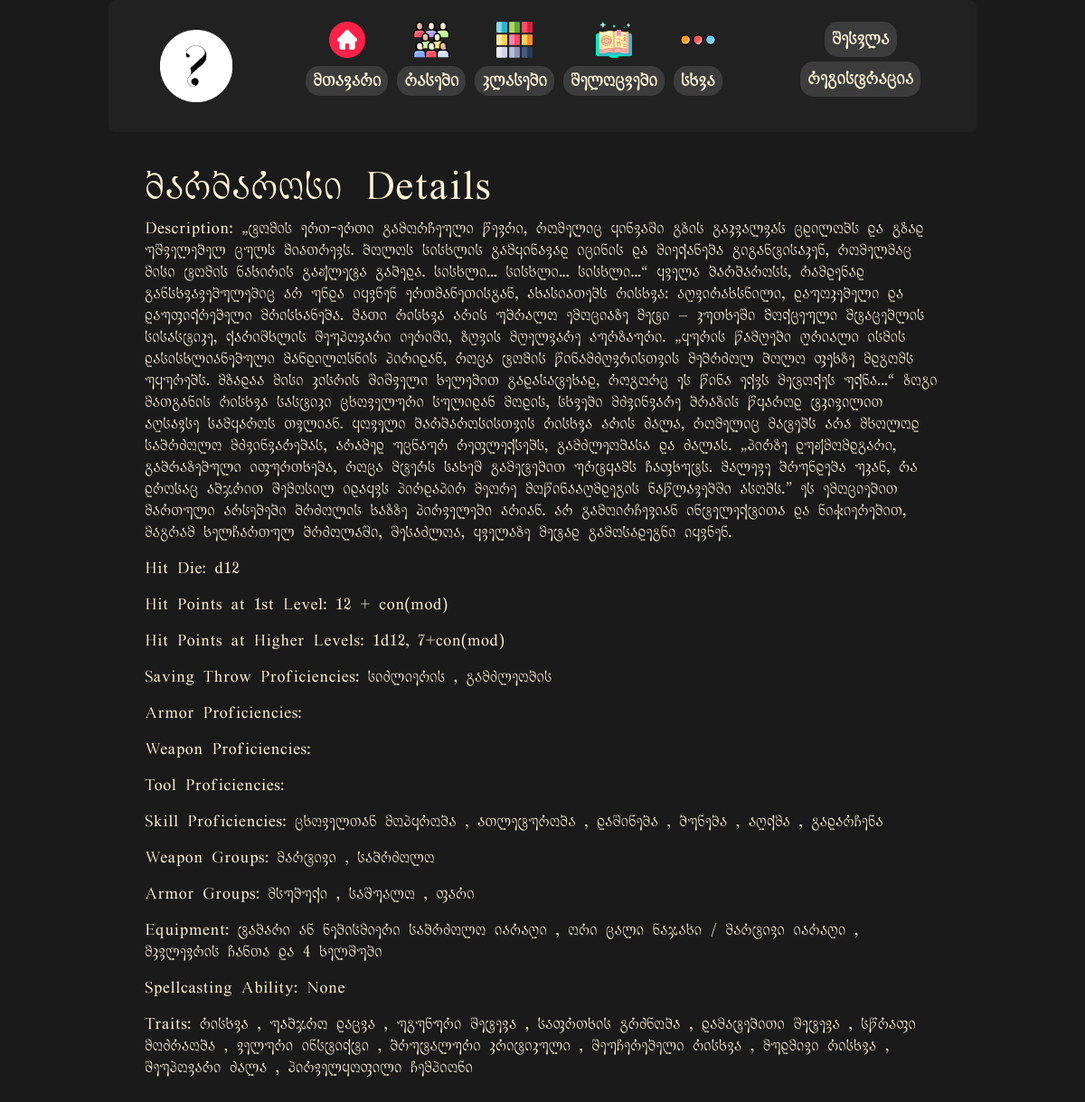
Screenshot of /classes/2/ with the database file from the repository.
### myapp/models.py (models this page shows, shortened)
class Class(models.Model):
    name = models.CharField(max_length=50)
    description = models.TextField()
    hit_die = models.ForeignKey(Dice, on_delete=models.CASCADE)
    hit_points_at_first_level = models.CharField(max_length=50, null=True, blank=True)
    hit_points_at_higher_levels = models.CharField(max_length=50, null=True, blank=True)
    saving_throw_proficiencies = models.ManyToManyField('SavingThrow')
    armor_proficiencies = models.ManyToManyField('Armor', blank=True)
    weapon_proficiencies = models.ManyToManyField('Weapon', blank=True)
    tool_proficiencies = models.ManyToManyField('Tool', blank=True)
    skill_proficiencies = models.ManyToManyField('Skill')
    weapon_groups = models.ManyToManyField('WeaponGroup', blank=True)
    armor_groups = models.ManyToManyField('ArmorGroup', blank=True)
    equipment = models.ManyToManyField('Equipment', blank=True)
    spellcasting_ability = models.ForeignKey('AbilityScore', on_delete=models.CASCADE, null=True, blank=True, related_name='spellcasting_ability_for')
    traits = models.ManyToManyField('Trait', blank=True)

class Dice(models.Model):
    name = models.CharField(max_length=10)
    sides = models.PositiveIntegerField()
    def __str__(self):
        return self.name

class SavingThrow(models.Model):
    name = models.CharField(max_length=50)

class Skill(models.Model):
    name = models.CharField(max_length=50)
    description = models.TextField()
    ability_score = models.ForeignKey(AbilityScore, on_delete=models.CASCADE)

class WeaponGroup(models.Model):
    name = models.CharField(max_length=50)
    description = models.TextField(blank=True, null=True)
    weapons = models.ManyToManyField(Weapon, related_name='groups')

class ArmorGroup(models.Model):
    name = models.CharField(max_length=50)
    description = models.TextField(blank=True, null=True)
    armors = models.ManyToManyField(Armor, related_name='groups')

class Equipment(models.Model):
    name = models.CharField(max_length=100)
    weapon1 = models.ForeignKey('Weapon', related_name='equipments1', on_delete=models.SET_NULL, null=True, blank=True)
    weapon2 = models.ForeignKey('Weapon', related_name='equipments2', on_delete=models.SET_NULL, null=True, blank=True)
    weapon3 = models.ForeignKey('Weapon', related_name='equipments3', on_delete=models.SET_NULL, null=True, blank=True)
    weapon_group1 = models.ForeignKey('WeaponGroup', related_name='equipments1', on_delete=models.SET_NULL, null=True, blank=True)
    weapon_group2 = models.ForeignKey('WeaponGroup', related_name='equipments2', on_delete=models.SET_NULL, null=True, blank=True)
    weapon_group3 = models.ForeignKey('WeaponGroup', related_name='equipments3', on_delete=models.SET_NULL, null=True, blank=True)
    armor1 = models.ForeignKey('Armor', related_name='equipments1', on_delete=models.SET_NULL, null=True, blank=True)
    armor2 = models.ForeignKey('Armor', related_name='equipments2', on_delete=models.SET_NULL, null=True, blank=True)
    armor3 = models.ForeignKey('Armor', related_name='equipments3', on_delete=models.SET_NULL, null=True, blank=True)
    armor_group1 = models.ForeignKey('ArmorGroup', related_name='equipments1', on_delete=models.SET_NULL, null=True, blank=True)
    armor_group2 = models.ForeignKey('ArmorGroup', related_name='equipments2', on_delete=models.SET_NULL, null=True, blank=True)
    armor_group3 = models.ForeignKey('ArmorGroup', related_name='equipments3', on_delete=models.SET_NULL, null=True, blank=True)
    tool1 = models.ForeignKey('Tool', related_name='equipments1', on_delete=models.SET_NULL, null=True, blank=True)
    tool2 = models.ForeignKey('Tool', related_name='equipments2', on_delete=models.SET_NULL, null=True, blank=True)
    tool3 = models.ForeignKey('Tool', related_name='equipments3', on_delete=models.SET_NULL, null=True, blank=True)
    equipment_option1 = models.ForeignKey('EquipmentOption', related_name='equipments1', on_delete=models.SET_NULL, null=True, blank=True)
    equipment_option2 = models.ForeignKey('EquipmentOption', related_name='equipments2', on_delete=models.SET_NULL, null=True, blank=True)
    equipment_option3 = models.ForeignKey('EquipmentOption', related_name='equipments3', on_delete=models.SET_NULL, null=True, blank=True)

class Trait(models.Model):
    name = models.CharField(max_length=100)
    description = models.TextField()
    level = models.IntegerField(default=0)
    proficiencies = models.ManyToManyField(Proficiency, blank=True)
    spells = models.ManyToManyField('Spell', blank=True)

### myapp/views.py (the view)
# urls.py: path('classes/<int:class_id>/', views.class_detail, name='class_detail'),
def class_detail(request, class_id):
    class_obj = get_object_or_404(Class, pk=class_id)
    return render(request, 'class_detail.html', {'class_obj': class_obj})

### myapp/templates/class_detail.html (shortened to what this page needs)
{% extends 'base.html' %}
{% load static %}
{% block extra_css %}
<link rel="stylesheet" href="{% static 'css/styles.css' %}">
{% endblock %}
{% block content %}
<div class="container class-details-container">
    <h1 class="class-details-title">{{ class_obj.name }} Details</h1>
    <div class="class-details-content">
        <p class="class-detail"><span class="class-detail-label">Description:</span> {{ class_obj.description }}</p>
        <p class="class-detail"><span class="class-detail-label">Hit Die:</span> {{ class_obj.hit_die }}</p>
        <p class="class-detail"><span class="class-detail-label">Hit Points at 1st Level:</span> {{ class_obj.hit_points_at_first_level }}</p>
        <p class="class-detail"><span class="class-detail-label">Hit Points at Higher Levels:</span> {{ class_obj.hit_points_at_higher_levels }}</p>
        <p class="class-detail"><span class="class-detail-label">Saving Throw Proficiencies:</span>
            {% for saving_throw in class_obj.saving_throw_proficiencies.all %}
            {{ saving_throw.name }}
            {% if not forloop.last %}, {% endif %}
            {% endfor %}
        </p>
        <p class="class-detail"><span class="class-detail-label">Armor Proficiencies:</span>
        </p>
        <p class="class-detail"><span class="class-detail-label">Weapon Proficiencies:</span>
        </p>
        <p class="class-detail"><span class="class-detail-label">Tool Proficiencies:</span>
        </p>
        <p class="class-detail"><span class="class-detail-label">Skill Proficiencies:</span>
            {% for skill in class_obj.skill_proficiencies.all %}
            {{ skill.name }}
            {% if not forloop.last %}, {% endif %}
            {% endfor %}
        </p>
        <p class="class-detail"><span class="class-detail-label">Weapon Groups:</span>
            {% for weapon_group in class_obj.weapon_groups.all %}
            {{ weapon_group.name }}
            {% if not forloop.last %}, {% endif %}
            {% endfor %}
        </p>
        <p class="class-detail"><span class="class-detail-label">Armor Groups:</span>
            {% for armor_group in class_obj.armor_groups.all %}
            {{ armor_group.name }}
            {% if not forloop.last %}, {% endif %}
            {% endfor %}
        </p>
        <p class="class-detail"><span class="class-detail-label">Equipment:</span>
            {% for equipment in class_obj.equipment.all %}
            {{ equipment.name }}
            {% if not forloop.last %}, {% endif %}
            {% endfor %}
        </p>
        <p class="class-detail"><span class="class-detail-label">Spellcasting Ability:</span> {{ class_obj.spellcasting_ability }}</p>
        <p class="class-detail"><span class="class-detail-label">Traits:</span>
            {% for trait in class_obj.traits.all %}
            {{ trait.name }}
            {% if not forloop.last %}, {% endif %}
            {% endfor %}
        </p>
    </div>
</div>
{% endblock %}

### static/css/styles.css (style rules this page uses)
body, html { font-family: "KA_LORTKIPANIDZE", sans-serif; background-color: #1a1a1a; color: #fff2d6; margin: 0; padding: 0; height: 100%; }
.container { max-width: 960px; margin: auto; padding: 20px; }

### rows the page displays
Class: name "ბარბაროსი", description "„ტომის ერთ-ერთი გამორჩეული წევრი, რომელიც ყინვაში გზის გაკვალვას ცდილობს და გზად უშველებელ ცულს მიათრევს. ბოლოს სისხლის გამყინავად იცინის და მიექანება გიგანტისაკენ, რომელმაც მისი ტომის ნახირის გაჟლეტა გაბედა. სისხლი... სისხლი... სისხლი...“ ყველა ბარბაროსს, რამდენად განსხვავებულებიც არ უნდა იყვნენ ერთმანეთისგან, ახასიათებს რისხვა: აღვირახსნილი, დაუოკებელი და დაუფიქრებელი მრისხანება. მათი რისხვა არის უბრალო ემოციაზე მეტი – კუთხეში მოქცეული მტაცებლის სისასტიკე, ქარიშხლის შეუპოვარი იერიში, ზღვის მღელვარე აურზაური. „ყურის წამღები ღრიალი ისმის დასისხლიანებული მანდილოსნის პირიდან, როცა ტომის წინამძღვრისთვის მებრძოლ ბოლო ფეხზე მდგომს უყურებს. მზადაა მისი კისრის შიშველი ხელებით გადასატეხად, როგორც…", hit_die "d12", hit_points_at_first_level "12 + con(mod)", hit_points_at_higher_levels "1d12, 7+con(mod)", spellcasting_ability "None"
SavingThrow: name "სიძლიერის"
SavingThrow: name "გამძლეობის"
Skill: name "ცხოველთან მოპყრობა"
Skill: name "ათლეტურობა"
Skill: name "დაშინება"
Skill: name "ბუნება"
Skill: name "აღქმა"
Skill: name "გადარჩენა"
WeaponGroup: name "მარტივი"
WeaponGroup: name "საბრძოლო"
ArmorGroup: name "მსუბუქი"
ArmorGroup: name "საშუალო"
ArmorGroup: name "ფარი"
Equipment: name "ტაბარი ან ნებისმიერი საბრძოლო იარაღი"
Equipment: name "ორი ცალი ნაჯახი / მარტივი იარაღი"
Equipment: name "მკვლევრის ჩანთა და 4 ხელშუბი"
Trait: name "რისხვა"
Trait: name "უაბჯრო დაცვა"
Trait: name "უგუნური შეტევა"
Trait: name "საფრთხის გრძნობა"
Trait: name "დამატებითი შეტევა"
Trait: name "სწრაფი მოძრაობა"
Trait: name "ველური ინსტიქტი"
Trait: name "ბრუტალური კრიტიკული"
Trait: name "შეუჩერებელი რისხვა"
Trait: name "მუდმივი რისხვა"
Trait: name "შეუპოვარი ძალა"
Trait: name "პირველყოფილი ჩემპიონი"
